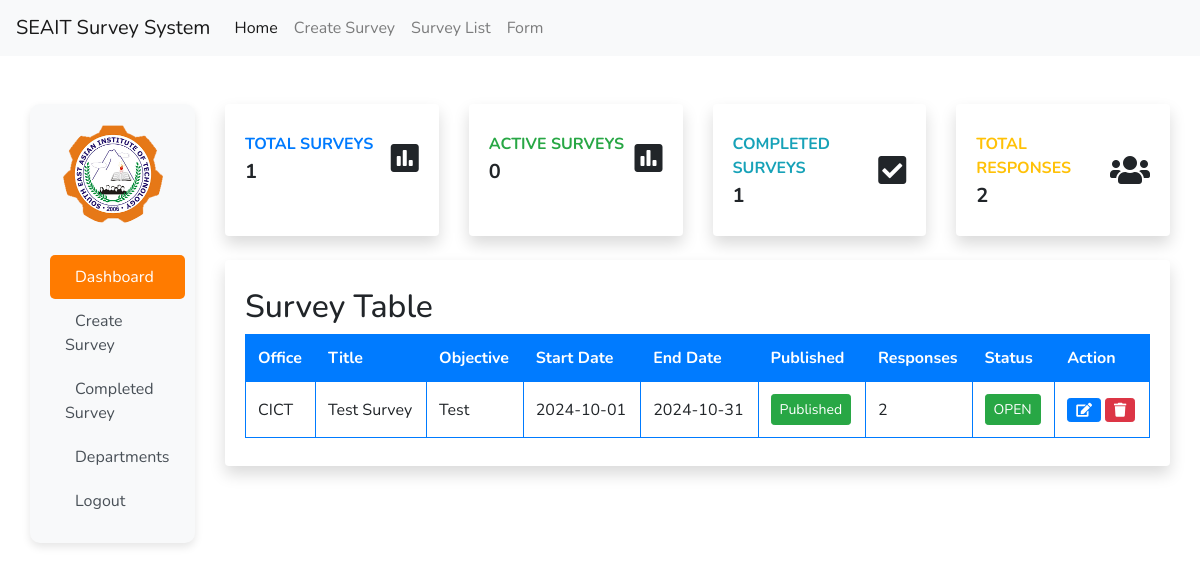
The app's page /trash/home.php, older data.
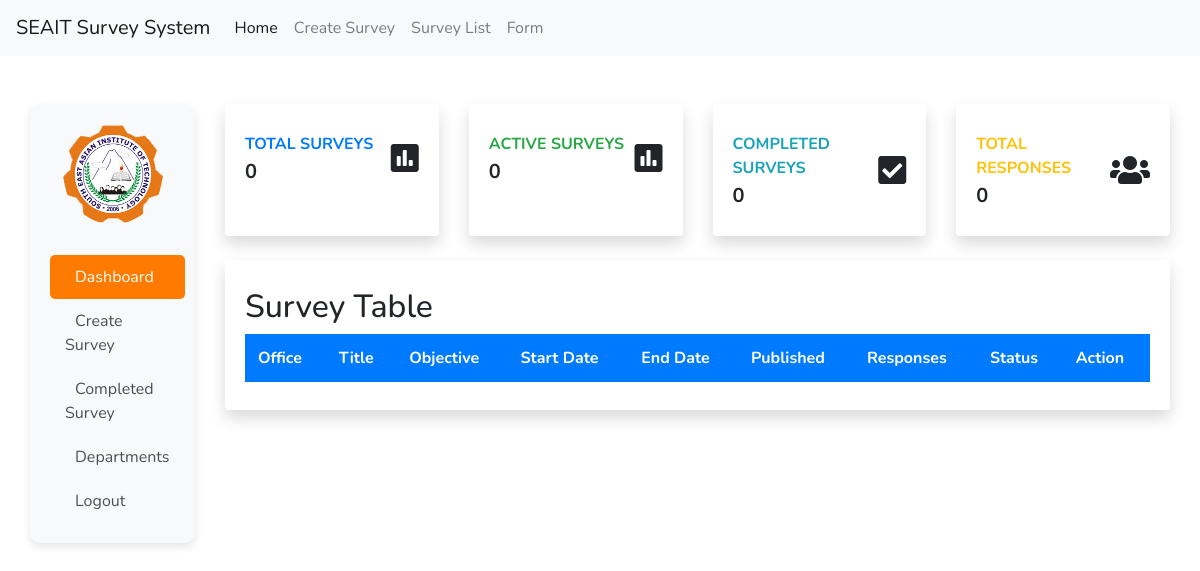
The same page, newer data.
### tables this page shows
CREATE TABLE IF NOT EXISTS `surveys` (
  `survey_id` int NOT NULL AUTO_INCREMENT,
  `office` varchar(100) DEFAULT NULL,
  `title` varchar(255) DEFAULT NULL,
  `objective` text,
  `is_anonymous` tinyint(1) DEFAULT '0',
  `is_published` tinyint(1) DEFAULT '0',
  `start_date` date DEFAULT NULL,
  `end_date` date DEFAULT NULL,
  `created_by` int DEFAULT NULL,
  `created_at` timestamp NULL DEFAULT CURRENT_TIMESTAMP,
  `updated_at` timestamp NULL DEFAULT CURRENT_TIMESTAMP ON UPDATE CURRENT_TIMESTAMP,
  `is_complete` int DEFAULT '0',
  PRIMARY KEY (`survey_id`),
  KEY `created_by` (`created_by`)
);

### trash/home.php (the view, shortened to what the changed rows need)
<?php include 'includes/header.php';
mysqli_set_charset($conn, "utf8");
$surveytable = "SELECT * FROM surveys";
if ($stmt = mysqli_prepare($conn, $surveytable)) {
    mysqli_stmt_execute($stmt);
    $surveyresult = mysqli_stmt_get_result($stmt);
} else {
    echo "Failed to prepare statement: " . mysqli_error($conn);
}
?>
<link rel="stylesheet" href="https://cdnjs.cloudflare.com/ajax/libs/font-awesome/5.13.0/css/all.min.css">
<link rel="stylesheet" href="https://cdn.datatables.net/1.11.5/css/jquery.dataTables.min.css">
<link rel="stylesheet" href="../css/home.css">
<div class="container-fluid d-flex">
    <div class="col">
        <div class="row">
            <div class="container-fluid mt-5">
                <div class="row">
                    <div class="col-xl-3 col-md-6 mb-4">
                        <div class="card border-left-primary shadow h-100 py-2">
                            <div class="card-body">
                                <div class="row no-gutters align-items-center">
                                    <div class="col mr-2">
                                        <div class="text-xs font-weight-bold text-primary text-uppercase mb-1">Total
                                            Surveys
                                        </div>
                                        <div class="h5 mb-0 font-weight-bold text-gray-800">
                                            <?php echo mysqli_num_rows($surveyresult); ?>
                                        </div>
                                    </div>
                                </div>
                            </div>
                        </div>
                    </div>
                    <div class="col-xl-3 col-md-6 mb-4">
                        <div class="card border-left-info shadow h-100 py-2">
                            <div class="card-body">
                                <div class="row no-gutters align-items-center">
                                    <div class="col mr-2">
                                        <div class="text-xs font-weight-bold text-info text-uppercase mb-1">Completed
                                            Surveys</div>
                                        <?php
                                        $completeurveys = "SELECT * FROM surveys WHERE end_date < NOW() AND is_published = 1";
                                        if ($stmt = mysqli_prepare($conn, $completeurveys)) {
                                            mysqli_stmt_execute($stmt);
                                            $completeurveyresult = mysqli_stmt_get_result($stmt);
                                        }
                                        ?>
                                        <div class="h5 mb-0 font-weight-bold text-gray-800">
                                            <?php echo mysqli_num_rows($completeurveyresult); ?>
                                        </div>
                                    </div>
                                </div>
                            </div>
                        </div>
                    </div>
                    <div class="col-xl-3 col-md-6 mb-4">
                        <div class="card border-left-warning shadow h-100 py-2">
                            <div class="card-body">
                                <div class="row no-gutters align-items-center">
                                    <div class="col mr-2">
                                        <div class="text-xs font-weight-bold text-warning text-uppercase mb-1">Total
                                            Responses</div>
                                        <?php
                                        $surveyresponses = "SELECT COUNT(*) AS total_responses FROM surveyresponses";
                                        if ($stmt = mysqli_prepare($conn, $surveyresponses)) {
                                            mysqli_stmt_execute($stmt);
                                            $surveyresponsesresult = mysqli_stmt_get_result($stmt);
                                            $surveyresponsesrow = mysqli_fetch_assoc($surveyresponsesresult);
                                        }
                                        ?>
                                        <div class="h5 mb-0 font-weight-bold text-gray-800">
                                            <?php echo $surveyresponsesrow['total_responses']; ?>
                                        </div>
                                    </div>
                                </div>
                            </div>
                        </div>
                    </div>
                </div>
                <div class="row">
                    <div class="col-xl-12 col-md-6 mb-4">
                        <div class="card border-left-warning shadow h-100 py-2">
                            <div class="card-body">
                                <div class="row no-gutters align-items-center w-100">
                                    <div class="col-12">
                                        <h2>Survey Table</h2>
                                        <table id="surveyTable" class="display">
                                            <thead>
                                                <tr>
                                                    <th>Office</th>
                                                    <th>Title</th>
                                                    <th>Objective</th>
                                                    <th>Start Date</th>
                                                    <th>End Date</th>
                                                    <th>Published</th>
                                                    <th>Responses</th>
                                                    <th>Status</th>
                                                    <th>Action</th>
                                                </tr>
                                            </thead>
                                            <tbody>
                                                <?php while ($surveyrow = mysqli_fetch_assoc($surveyresult)) { ?>
                                                    <tr>
                                                        <td><?php echo htmlspecialchars($surveyrow['office'], ENT_QUOTES, 'UTF-8'); ?>
                                                        </td>
                                                        <td><?php echo htmlspecialchars($surveyrow['title'], ENT_QUOTES, 'UTF-8'); ?>
                                                        </td>
                                                        <td><?php echo htmlspecialchars($surveyrow['objective'], ENT_QUOTES, 'UTF-8'); ?>
                                                        </td>
                                                        <td><?php echo htmlspecialchars($surveyrow['start_date'], ENT_QUOTES, 'UTF-8'); ?>
                                                        </td>
                                                        <td><?php echo htmlspecialchars($surveyrow['end_date'], ENT_QUOTES, 'UTF-8'); ?>
                                                        </td>
                                                        <td id="published_status_<?php echo $surveyrow['survey_id']; ?>">
                                                            <button
                                                                class="btn btn-sm btn-<?php echo $surveyrow['is_published'] == 1 ? 'success' : 'danger'; ?>"
                                                                onclick="changePublished(<?php echo $surveyrow['survey_id']; ?>, <?php echo $surveyrow['is_published']; ?>)">
                                                                <?php echo $surveyrow['is_published'] == 1 ? 'Published' : 'Not published'; ?>
                                                            </button>
                                                        </td>
                                                        <td>
                                                            <?php
                                                            $surveyresponses = "SELECT * FROM surveyresponses WHERE survey_id = ?";
                                                            $stmt = $conn->prepare($surveyresponses);
                                                            $stmt->bind_param("i", $surveyrow['survey_id']);
                                                            $stmt->execute();
                                                            $surveyresponsesresult = $stmt->get_result();
                                                            echo mysqli_num_rows($surveyresponsesresult);
                                                            ?>
                                                        </td>
                                                        <td id="open_status_<?php echo $surveyrow['survey_id']; ?>">
                                                            <button
                                                                class="btn btn-sm btn-<?php echo $surveyrow['is_complete'] == 1 ? 'danger' : 'success'; ?>"
                                                                onclick="confirmChangeOpen(<?php echo $surveyrow['survey_id']; ?>, <?php echo $surveyrow['is_complete']; ?>)">
                                                                <?php echo $surveyrow['is_complete'] == 1 ? 'CLOSED' : 'OPEN'; ?>
                                                            </button>
                                                        </td>
                                                        <td>
                                                            <button href="#" class="btn btn-sm btn-primary"
                                                                onclick="openEditModal(<?php echo $surveyrow['survey_id']; ?>, '<?php echo addslashes($surveyrow['office']); ?>', '<?php echo addslashes($surveyrow['title']); ?>', '<?php echo addslashes($surveyrow['objective']); ?>', '<?php echo $surveyrow['start_date']; ?>', '<?php echo $surveyrow['end_date']; ?>')"><i
                                                                    class="fas fa-edit"></i></button>
                                                            <button class="btn btn-sm btn-danger deleteSurveyBtn"
                                                                data-survey-id="<?php echo $surveyrow['survey_id']; ?>">
                                                                <i class="fas fa-trash"></i>
                                                            </button>
                                                        </td>
                                                    </tr>
                                                <?php } ?>
                                            </tbody>
                                        </table>
                                    </div>
                                </div>
                            </div>
                        </div>
                    </div>
                </div>
            </div>
        </div>
    </div>
</div>
<?php include 'includes/footer.php'; ?>

Row changes from the older to the newer data that the page shows:
removed surveys: office "CICT", title "Test Survey", objective "Test", start_date "2024-10-01", end_date "2024-10-31", is_published "Published", mysqli_num_rows($surveyresponsesresult) "2", is_complete "OPEN"
Text that changed along with them:
mysqli_num_rows($surveyresult): "1" → "0"
mysqli_num_rows($completeurveyresult): "1" → "0"
$surveyresponsesrow['total_responses']: "2" → "0"
